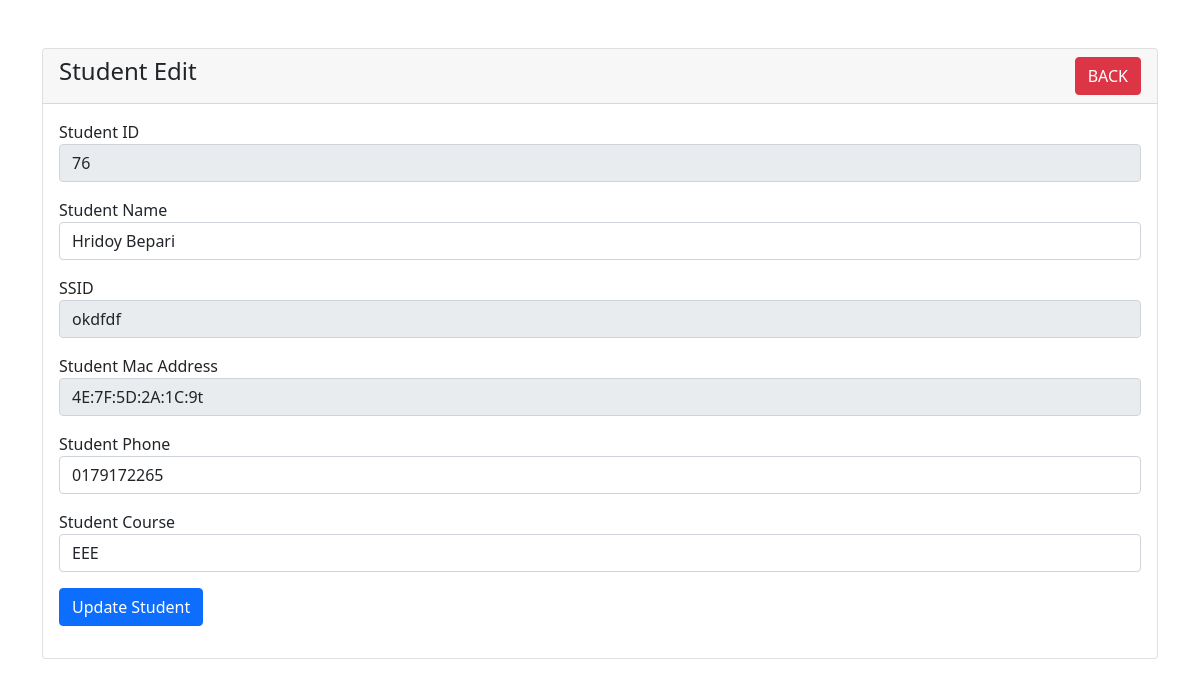
/student-edit.php?id=76, run on the app's committed database.
### tables this page shows
CREATE TABLE `students` (
  `id` int(50) NOT NULL,
  `name` varchar(191) DEFAULT NULL,
  `ssid` varchar(100) NOT NULL,
  `macAddress` varchar(191) NOT NULL,
  `phone` varchar(191) NOT NULL,
  `course` varchar(191) NOT NULL
);

### student-edit.php (the view, shortened to what this page needs)
<?php
require 'dbcon.php';
?>
<!doctype html>
<html lang="en">
  <head>
    <link href="https://cdn.jsdelivr.net/npm/bootstrap@5.1.3/dist/css/bootstrap.min.css" rel="stylesheet">
</head>
<body>
    <div class="container mt-5">
        <div class="row">
            <div class="col-md-12">
                <div class="card">
                    <div class="card-header">
                        <h4>Student Edit
                            <a href="student-details.php" class="btn btn-danger float-end">BACK</a>
                        </h4>
                    </div>
                    <div class="card-body">
                        <?php
                        if(isset($_GET['id']))
                        {
                            $student_id = mysqli_real_escape_string($con, $_GET['id']);
                            $query = "SELECT * FROM students WHERE id='$student_id' ";
                            $query_run = mysqli_query($con, $query);
                            if(mysqli_num_rows($query_run) > 0)
                            {
                                $student = mysqli_fetch_array($query_run);
                                ?>
                                <form action="code.php" method="POST">
                                    <div class="mb-3">
                                        <label>Student ID</label>
                                        <input type="text" name="id" value="<?= $student['id']; ?>" readonly="true" class="form-control">
                                    </div>
                                    <div class="mb-3">
                                        <label>Student Name</label>
                                        <input type="text" name="name" value="<?=$student['name'];?>" class="form-control">
                                    </div>
                                    <div class="mb-3">
                                        <label>SSID</label>
                                        <input type="text" name="ssid" value="<?=$student['ssid'];?>" readonly="true" class="form-control">
                                    </div>
                                    <div class="mb-3">
                                        <label>Student Mac Address</label>
                                        <input type="text" name="macAddress" value="<?=$student['macAddress'];?>" readonly="true" class="form-control">
                                    </div>
                                    <div class="mb-3">
                                        <label>Student Phone</label>
                                        <input type="text" name="phone" value="<?=$student['phone'];?>" class="form-control">
                                    </div>
                                    <div class="mb-3">
                                        <label>Student Course</label>
                                        <input type="text" name="course" value="<?=$student['course'];?>" class="form-control">
                                    </div>
                                    <div class="mb-3">
                                        <button type="submit" name="update_student" class="btn btn-primary">
                                            Update Student
                                        </button>
                                    </div>
                                </form>
                                <?php
                            }
                            else
                            {
                                echo "<h4>No Such Id Found</h4>";
                            }
                        }
                        ?>
                    </div>
                </div>
            </div>
        </div>
    </div>
</body>
</html>

### data on the page
students: id "76", name "Hridoy Bepari", ssid "okdfdf", macAddress "4E:7F:5D:2A:1C:9t", phone "0179172265", course "EEE"
